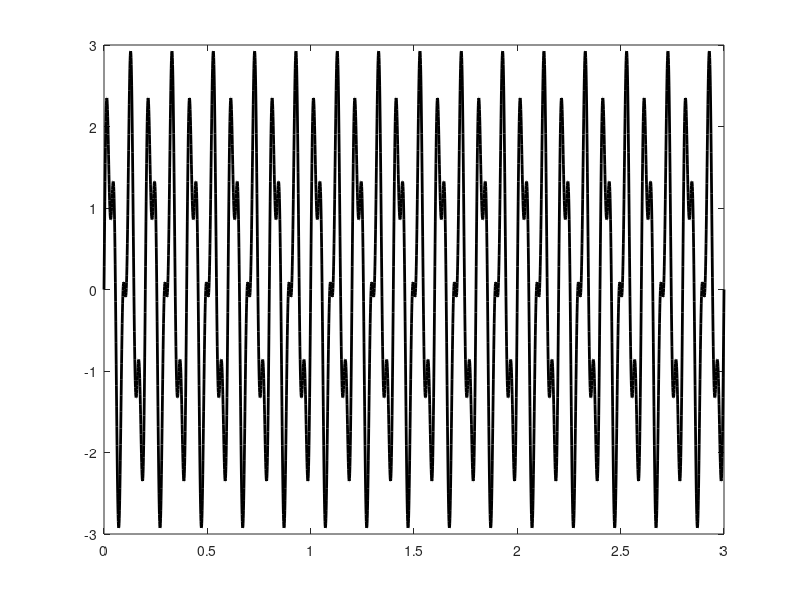

Recreate this plot in MATLAB. (Note: this script raises an error after producing the figure.)
clc
clear
close all

printfigure = 1;

dt = 0.001;
t = 0 : dt : 3;
N = length(t) - 1;
f1 = 10;
f2 = 25;
fm = max(f1,f2);
y = 2 * sin(2 * pi * f1 * t) + sin(2 * pi * f2 * t);

plot(t,y,'k','LineWidth',2)
setplt('Signal','$t$','$y(t)$','Signal',printfigure)

figure
plot(t(1001:1501),y(1001:1501),'k','LineWidth',2)
setplt('Signal scaled','$t$','$y(t)$','Signal_scaled',printfigure)

A = fft(y);
df = 1 / dt / N;
f = 0 : df : 1 / dt;
f = f - ceil(max(f)/2);
A = [A(ceil((N+1)/2):N+1),A(1:ceil((N+1)/2)-1)];
figure
plot(f,abs(A),'k','LineWidth',3)
xlim([-1.5*fm 1.5*fm])
setplt('Spektrum','$f$','$|A(f)|$','Signal_Spectrum',printfigure)

sampling_frequence = 2*fm;
sampling_number = 3 * sampling_frequence;
sample_index_shannon = ceil(linspace(1, N + 1, sampling_number));
t_shannon = t(sample_index_shannon);
y_shannon = y(sample_index_shannon);

figure
plot(t,y,'k','LineWidth',3)
hold on
L = plot(t_shannon,y_shannon,'--','LineWidth',1)
set(L,'Color',[0.5 0.5 0.5])
hold on
plot(t_shannon,y_shannon,'r.','markersize',40)
setplt('Traditionelle Abtastung','$t$','$y(t)$','Signal_traditional_sampling',printfigure)


CS_sampling_number = 30;
CS_sample_index = sort(ceil(rand(1, CS_sampling_number) * N));
t_sample = t(CS_sample_index);
y_sample = y(CS_sample_index);

figure
plot(t,y,'k','LineWidth',3)
hold on
L2 = plot(t_sample,y_sample,'--','LineWidth',1)
set(L2,'Color',[0.5 0.5 0.5])
hold on
plot(t_sample,y_sample,'r.','markersize',40)
setplt('CS Abtastung','$t$','$y(t)$','Signal_CS_sampling',printfigure)

Psi = zeros(N + 1, N + 1);
for i = 1 : N + 1
    for j = 1 : N + 1
        Psi(i,j) = sin(2*pi*(j-1)* t(i));
    end
end
Phi = zeros(CS_sampling_number, N + 1);
for i = 1 : CS_sampling_number
    Phi(i,CS_sample_index(i)) = 1;
end

A = Phi * Psi;

e = 0.00001;
cvx_begin
    variable a(N + 1,1)
    minimize(norm(a,1))
    subject to
        norm(A * a - y_sample') <= e
cvx_end

y_re = Psi * a;

figure
plot(t(1:1000),y(1:1000),'k-','LineWidth',5)
hold on
plot(t(1:1000),y_re(1:1000),'r--','LineWidth',5)
legend('Originales Signal','Rekonstruiertes Signal')
setplt('Signalrekonstruktion','$t$','$y(t)$','Signal_reconsruction',printfigure)

close all
